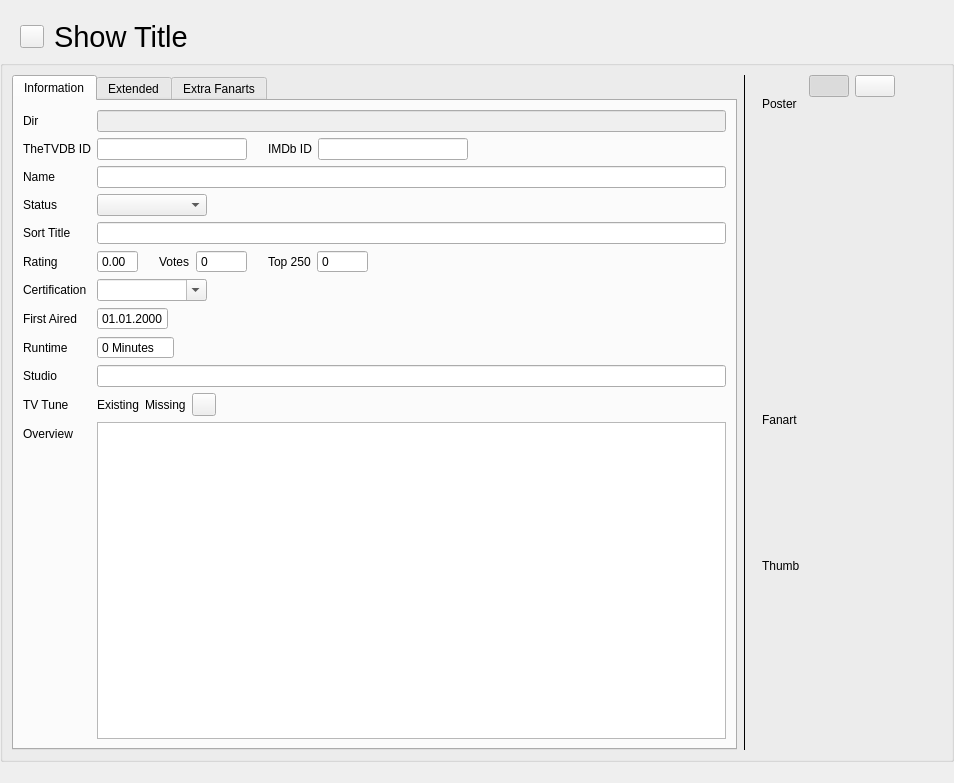
<?xml version="1.0" encoding="UTF-8"?>
<ui version="4.0">
 <class>TvShowWidgetTvShow</class>
 <widget class="QWidget" name="TvShowWidgetTvShow">
  <property name="geometry">
   <rect>
    <x>0</x>
    <y>0</y>
    <width>954</width>
    <height>783</height>
   </rect>
  </property>
  <layout class="QVBoxLayout" name="verticalLayout" stretch="0,1">
   <property name="leftMargin">
    <number>0</number>
   </property>
   <property name="topMargin">
    <number>20</number>
   </property>
   <property name="rightMargin">
    <number>0</number>
   </property>
   <property name="bottomMargin">
    <number>21</number>
   </property>
   <item>
    <layout class="QHBoxLayout" name="horizontalLayout_9">
     <item>
      <spacer name="horizontalSpacer">
       <property name="orientation">
        <enum>Qt::Horizontal</enum>
       </property>
       <property name="sizeType">
        <enum>QSizePolicy::Fixed</enum>
       </property>
       <property name="sizeHint" stdset="0">
        <size>
         <width>20</width>
         <height>20</height>
        </size>
       </property>
      </spacer>
     </item>
     <item>
      <widget class="QToolButton" name="buttonRevert">
       <property name="cursor">
        <cursorShape>PointingHandCursor</cursorShape>
       </property>
       <property name="toolTip">
        <string>TV Show has changed. Click to revert changes.</string>
       </property>
       <property name="text">
        <string/>
       </property>
       <property name="icon">
        <iconset resource="../../../data/MediaElch.qrc">
         <normaloff>:/img/arrow_circle_left.png</normaloff>:/img/arrow_circle_left.png</iconset>
       </property>
      </widget>
     </item>
     <item>
      <widget class="QLabel" name="showTitle">
       <property name="font">
        <font>
         <family>Helvetica Neue</family>
         <pointsize>22</pointsize>
        </font>
       </property>
       <property name="text">
        <string>Show Title</string>
       </property>
       <property name="indent">
        <number>4</number>
       </property>
      </widget>
     </item>
    </layout>
   </item>
   <item>
    <widget class="QGroupBox" name="groupBox_3">
     <property name="title">
      <string/>
     </property>
     <layout class="QHBoxLayout" name="horizontalLayout_2" stretch="1,0,0">
      <item>
       <widget class="QTabWidget" name="tabWidget">
        <property name="focusPolicy">
         <enum>Qt::NoFocus</enum>
        </property>
        <property name="currentIndex">
         <number>0</number>
        </property>
        <widget class="QWidget" name="tab1">
         <attribute name="title">
          <string>Information</string>
         </attribute>
         <layout class="QVBoxLayout" name="verticalLayout_2">
          <item>
           <layout class="QFormLayout" name="formLayout">
            <property name="fieldGrowthPolicy">
             <enum>QFormLayout::ExpandingFieldsGrow</enum>
            </property>
            <property name="rowWrapPolicy">
             <enum>QFormLayout::WrapLongRows</enum>
            </property>
            <item row="0" column="0">
             <widget class="QLabel" name="label">
              <property name="text">
               <string>Dir</string>
              </property>
             </widget>
            </item>
            <item row="0" column="1">
             <widget class="QLineEdit" name="dir">
              <property name="enabled">
               <bool>false</bool>
              </property>
             </widget>
            </item>
            <item row="2" column="0">
             <widget class="QLabel" name="label_2">
              <property name="text">
               <string>Name</string>
              </property>
             </widget>
            </item>
            <item row="2" column="1">
             <widget class="QLineEdit" name="name"/>
            </item>
            <item row="4" column="0">
             <widget class="QLabel" name="label_7">
              <property name="text">
               <string>Sort Title</string>
              </property>
             </widget>
            </item>
            <item row="4" column="1">
             <widget class="QLineEdit" name="sortTitle"/>
            </item>
            <item row="5" column="0">
             <widget class="QLabel" name="label_4">
              <property name="text">
               <string>Rating</string>
              </property>
             </widget>
            </item>
            <item row="5" column="1">
             <layout class="QHBoxLayout" name="horizontalLayout_4">
              <item>
               <widget class="QDoubleSpinBox" name="rating">
                <property name="buttonSymbols">
                 <enum>QAbstractSpinBox::NoButtons</enum>
                </property>
               </widget>
              </item>
              <item>
               <spacer name="horizontalSpacer_5">
                <property name="orientation">
                 <enum>Qt::Horizontal</enum>
                </property>
                <property name="sizeType">
                 <enum>QSizePolicy::Fixed</enum>
                </property>
                <property name="sizeHint" stdset="0">
                 <size>
                  <width>15</width>
                  <height>20</height>
                 </size>
                </property>
               </spacer>
              </item>
              <item>
               <widget class="QLabel" name="label_12">
                <property name="text">
                 <string>Votes</string>
                </property>
               </widget>
              </item>
              <item>
               <widget class="MySpinBox" name="votes">
                <property name="buttonSymbols">
                 <enum>QAbstractSpinBox::NoButtons</enum>
                </property>
                <property name="maximum">
                 <number>9999999</number>
                </property>
               </widget>
              </item>
              <item>
               <spacer name="horizontalSpacer_2">
                <property name="orientation">
                 <enum>Qt::Horizontal</enum>
                </property>
                <property name="sizeType">
                 <enum>QSizePolicy::Fixed</enum>
                </property>
                <property name="sizeHint" stdset="0">
                 <size>
                  <width>15</width>
                  <height>20</height>
                 </size>
                </property>
               </spacer>
              </item>
              <item>
               <widget class="QLabel" name="label_11">
                <property name="text">
                 <string>Top 250</string>
                </property>
               </widget>
              </item>
              <item>
               <widget class="MySpinBox" name="top250">
                <property name="buttonSymbols">
                 <enum>QAbstractSpinBox::NoButtons</enum>
                </property>
                <property name="maximum">
                 <number>9999999</number>
                </property>
               </widget>
              </item>
             </layout>
            </item>
            <item row="6" column="0">
             <widget class="QLabel" name="label_8">
              <property name="text">
               <string>Certification</string>
              </property>
             </widget>
            </item>
            <item row="6" column="1">
             <widget class="QComboBox" name="certification">
              <property name="editable">
               <bool>true</bool>
              </property>
              <property name="sizeAdjustPolicy">
               <enum>QComboBox::AdjustToMinimumContentsLength</enum>
              </property>
              <property name="minimumContentsLength">
               <number>10</number>
              </property>
             </widget>
            </item>
            <item row="7" column="0">
             <widget class="QLabel" name="label_5">
              <property name="text">
               <string>First Aired</string>
              </property>
             </widget>
            </item>
            <item row="7" column="1">
             <widget class="QDateEdit" name="firstAired">
              <property name="buttonSymbols">
               <enum>QAbstractSpinBox::NoButtons</enum>
              </property>
              <property name="displayFormat">
               <string>dd.MM.yyyy</string>
              </property>
             </widget>
            </item>
            <item row="8" column="0">
             <widget class="QLabel" name="label_6">
              <property name="text">
               <string>Runtime</string>
              </property>
             </widget>
            </item>
            <item row="8" column="1">
             <widget class="QSpinBox" name="runtime">
              <property name="buttonSymbols">
               <enum>QAbstractSpinBox::NoButtons</enum>
              </property>
              <property name="suffix">
               <string> Minutes</string>
              </property>
              <property name="maximum">
               <number>999</number>
              </property>
             </widget>
            </item>
            <item row="9" column="0">
             <widget class="QLabel" name="label_9">
              <property name="text">
               <string>Studio</string>
              </property>
             </widget>
            </item>
            <item row="9" column="1">
             <widget class="QLineEdit" name="studio"/>
            </item>
            <item row="10" column="0">
             <widget class="QLabel" name="label_10">
              <property name="text">
               <string>TV Tune</string>
              </property>
             </widget>
            </item>
            <item row="10" column="1">
             <layout class="QHBoxLayout" name="horizontalLayout">
              <item>
               <widget class="Badge" name="badgeTuneExisting">
                <property name="text">
                 <string>Existing</string>
                </property>
               </widget>
              </item>
              <item>
               <widget class="Badge" name="badgeTuneMissing">
                <property name="text">
                 <string>Missing</string>
                </property>
               </widget>
              </item>
              <item>
               <widget class="QToolButton" name="btnDownloadTune">
                <property name="minimumSize">
                 <size>
                  <width>22</width>
                  <height>22</height>
                 </size>
                </property>
                <property name="cursor">
                 <cursorShape>PointingHandCursor</cursorShape>
                </property>
                <property name="toolTip">
                 <string>Download Theme</string>
                </property>
                <property name="text">
                 <string/>
                </property>
               </widget>
              </item>
             </layout>
            </item>
            <item row="11" column="0">
             <widget class="QLabel" name="label_15">
              <property name="text">
               <string>Overview</string>
              </property>
             </widget>
            </item>
            <item row="11" column="1">
             <widget class="QTextEdit" name="overview"/>
            </item>
            <item row="1" column="0">
             <widget class="QLabel" name="label_13">
              <property name="text">
               <string>TheTVDB ID</string>
              </property>
             </widget>
            </item>
            <item row="3" column="1">
             <widget class="QComboBox" name="comboStatus">
              <property name="sizeAdjustPolicy">
               <enum>QComboBox::AdjustToMinimumContentsLength</enum>
              </property>
              <property name="minimumContentsLength">
               <number>10</number>
              </property>
              <item>
               <property name="text">
                <string notr="true"/>
               </property>
              </item>
              <item>
               <property name="text">
                <string>Continuing</string>
               </property>
              </item>
              <item>
               <property name="text">
                <string>Ended</string>
               </property>
              </item>
             </widget>
            </item>
            <item row="3" column="0">
             <widget class="QLabel" name="label_14">
              <property name="text">
               <string>Status</string>
              </property>
             </widget>
            </item>
            <item row="1" column="1">
             <layout class="QHBoxLayout" name="horizontalLayout_6">
              <item>
               <widget class="QLineEdit" name="tvdbId">
                <property name="maximumSize">
                 <size>
                  <width>150</width>
                  <height>16777215</height>
                 </size>
                </property>
               </widget>
              </item>
              <item>
               <spacer name="horizontalSpacer_9">
                <property name="orientation">
                 <enum>Qt::Horizontal</enum>
                </property>
                <property name="sizeType">
                 <enum>QSizePolicy::Fixed</enum>
                </property>
                <property name="sizeHint" stdset="0">
                 <size>
                  <width>15</width>
                  <height>20</height>
                 </size>
                </property>
               </spacer>
              </item>
              <item>
               <widget class="QLabel" name="label_16">
                <property name="text">
                 <string>IMDb ID</string>
                </property>
               </widget>
              </item>
              <item>
               <widget class="QLineEdit" name="imdbId">
                <property name="maximumSize">
                 <size>
                  <width>150</width>
                  <height>16777215</height>
                 </size>
                </property>
               </widget>
              </item>
              <item>
               <spacer name="horizontalSpacer_6">
                <property name="orientation">
                 <enum>Qt::Horizontal</enum>
                </property>
                <property name="sizeHint" stdset="0">
                 <size>
                  <width>40</width>
                  <height>20</height>
                 </size>
                </property>
               </spacer>
              </item>
             </layout>
            </item>
           </layout>
          </item>
         </layout>
        </widget>
        <widget class="QWidget" name="tab">
         <attribute name="title">
          <string>Extended</string>
         </attribute>
         <layout class="QVBoxLayout" name="verticalLayout_8" stretch="0,1,1,0">
          <item>
           <layout class="QFormLayout" name="formLayout_2">
            <property name="fieldGrowthPolicy">
             <enum>QFormLayout::ExpandingFieldsGrow</enum>
            </property>
            <item row="0" column="0">
             <widget class="QLabel" name="label_3">
              <property name="text">
               <string>Actors</string>
              </property>
             </widget>
            </item>
            <item row="0" column="1">
             <layout class="QHBoxLayout" name="horizontalLayout_3" stretch="1,0">
              <item>
               <widget class="QTableWidget" name="actors">
                <property name="editTriggers">
                 <set>QAbstractItemView::DoubleClicked</set>
                </property>
                <property name="selectionMode">
                 <enum>QAbstractItemView::SingleSelection</enum>
                </property>
                <property name="selectionBehavior">
                 <enum>QAbstractItemView::SelectRows</enum>
                </property>
                <property name="showGrid">
                 <bool>false</bool>
                </property>
                <attribute name="verticalHeaderVisible">
                 <bool>false</bool>
                </attribute>
                <column>
                 <property name="text">
                  <string>Actor</string>
                 </property>
                </column>
                <column>
                 <property name="text">
                  <string>Role</string>
                 </property>
                </column>
               </widget>
              </item>
              <item>
               <layout class="QVBoxLayout" name="verticalLayout_9">
                <property name="spacing">
                 <number>0</number>
                </property>
                <item>
                 <layout class="QHBoxLayout" name="horizontalLayout_8">
                  <item>
                   <widget class="QPushButton" name="buttonRemoveActor">
                    <property name="toolTip">
                     <string>Remove Actor</string>
                    </property>
                    <property name="text">
                     <string/>
                    </property>
                    <property name="icon">
                     <iconset resource="../../../data/MediaElch.qrc">
                      <normaloff>:/img/minus_white.png</normaloff>:/img/minus_white.png</iconset>
                    </property>
                    <property name="dropShadow" stdset="0">
                     <bool>true</bool>
                    </property>
                   </widget>
                  </item>
                  <item>
                   <spacer name="horizontalSpacer_3">
                    <property name="orientation">
                     <enum>Qt::Horizontal</enum>
                    </property>
                    <property name="sizeHint" stdset="0">
                     <size>
                      <width>40</width>
                      <height>20</height>
                     </size>
                    </property>
                   </spacer>
                  </item>
                  <item>
                   <widget class="QPushButton" name="buttonAddActor">
                    <property name="toolTip">
                     <string>Add Actor</string>
                    </property>
                    <property name="text">
                     <string/>
                    </property>
                    <property name="icon">
                     <iconset resource="../../../data/MediaElch.qrc">
                      <normaloff>:/img/plus_white.png</normaloff>:/img/plus_white.png</iconset>
                    </property>
                    <property name="dropShadow" stdset="0">
                     <bool>true</bool>
                    </property>
                   </widget>
                  </item>
                 </layout>
                </item>
                <item>
                 <spacer name="verticalSpacer">
                  <property name="orientation">
                   <enum>Qt::Vertical</enum>
                  </property>
                  <property name="sizeType">
                   <enum>QSizePolicy::Fixed</enum>
                  </property>
                  <property name="sizeHint" stdset="0">
                   <size>
                    <width>20</width>
                    <height>5</height>
                   </size>
                  </property>
                 </spacer>
                </item>
                <item>
                 <widget class="MyLabel" name="actor">
                  <property name="minimumSize">
                   <size>
                    <width>120</width>
                    <height>180</height>
                   </size>
                  </property>
                  <property name="maximumSize">
                   <size>
                    <width>120</width>
                    <height>180</height>
                   </size>
                  </property>
                  <property name="cursor">
                   <cursorShape>PointingHandCursor</cursorShape>
                  </property>
                  <property name="toolTip">
                   <string>Click to change</string>
                  </property>
                  <property name="text">
                   <string/>
                  </property>
                  <property name="pixmap">
                   <pixmap resource="../../../data/MediaElch.qrc">:/img/man.png</pixmap>
                  </property>
                  <property name="alignment">
                   <set>Qt::AlignCenter</set>
                  </property>
                  <property name="dropShadow" stdset="0">
                   <bool>true</bool>
                  </property>
                 </widget>
                </item>
                <item>
                 <widget class="MyLabel" name="actorResolution">
                  <property name="text">
                   <string>Resolution</string>
                  </property>
                  <property name="alignment">
                   <set>Qt::AlignRight|Qt::AlignTrailing|Qt::AlignVCenter</set>
                  </property>
                 </widget>
                </item>
                <item>
                 <spacer name="verticalSpacer_5">
                  <property name="orientation">
                   <enum>Qt::Vertical</enum>
                  </property>
                  <property name="sizeHint" stdset="0">
                   <size>
                    <width>20</width>
                    <height>40</height>
                   </size>
                  </property>
                 </spacer>
                </item>
               </layout>
              </item>
             </layout>
            </item>
           </layout>
          </item>
          <item>
           <widget class="TagCloud" name="genreCloud" native="true"/>
          </item>
          <item>
           <widget class="TagCloud" name="tagCloud" native="true"/>
          </item>
          <item>
           <spacer name="verticalSpacer_2">
            <property name="orientation">
             <enum>Qt::Vertical</enum>
            </property>
            <property name="sizeHint" stdset="0">
             <size>
              <width>20</width>
              <height>40</height>
             </size>
            </property>
           </spacer>
          </item>
         </layout>
        </widget>
        <widget class="QWidget" name="tab_2">
         <attribute name="title">
          <string>Extra Fanarts</string>
         </attribute>
         <layout class="QVBoxLayout" name="verticalLayout_3" stretch="1,0">
          <property name="leftMargin">
           <number>12</number>
          </property>
          <property name="rightMargin">
           <number>12</number>
          </property>
          <item>
           <widget class="ImageGallery" name="fanarts" native="true"/>
          </item>
          <item>
           <layout class="QHBoxLayout" name="horizontalLayout_12" stretch="1,0,0">
            <item>
             <widget class="QLabel" name="label_17">
              <property name="font">
               <font>
                <italic>true</italic>
               </font>
              </property>
              <property name="text">
               <string>Hint: Closed images will be deleted on save.</string>
              </property>
              <property name="wordWrap">
               <bool>true</bool>
              </property>
             </widget>
            </item>
            <item>
             <spacer name="horizontalSpacer_4">
              <property name="orientation">
               <enum>Qt::Horizontal</enum>
              </property>
              <property name="sizeHint" stdset="0">
               <size>
                <width>40</width>
                <height>20</height>
               </size>
              </property>
             </spacer>
            </item>
            <item>
             <widget class="QPushButton" name="btnAddExtraFanart">
              <property name="text">
               <string>Add Images</string>
              </property>
              <property name="dropShadow" stdset="0">
               <bool>true</bool>
              </property>
             </widget>
            </item>
           </layout>
          </item>
         </layout>
        </widget>
       </widget>
      </item>
      <item>
       <widget class="Line" name="line">
        <property name="frameShadow">
         <enum>QFrame::Plain</enum>
        </property>
        <property name="lineWidth">
         <number>1</number>
        </property>
        <property name="midLineWidth">
         <number>0</number>
        </property>
        <property name="orientation">
         <enum>Qt::Vertical</enum>
        </property>
       </widget>
      </item>
      <item>
       <layout class="QVBoxLayout" name="verticalLayout_6" stretch="0,1">
        <property name="spacing">
         <number>0</number>
        </property>
        <property name="leftMargin">
         <number>10</number>
        </property>
        <property name="topMargin">
         <number>0</number>
        </property>
        <item>
         <widget class="QWidget" name="artStackedWidgetButtons" native="true">
          <layout class="QHBoxLayout" name="horizontalLayout_11">
           <property name="leftMargin">
            <number>0</number>
           </property>
           <property name="topMargin">
            <number>0</number>
           </property>
           <property name="rightMargin">
            <number>0</number>
           </property>
           <property name="bottomMargin">
            <number>0</number>
           </property>
           <item>
            <spacer name="horizontalSpacer_7">
             <property name="orientation">
              <enum>Qt::Horizontal</enum>
             </property>
             <property name="sizeHint" stdset="0">
              <size>
               <width>40</width>
               <height>1</height>
              </size>
             </property>
            </spacer>
           </item>
           <item>
            <widget class="QPushButton" name="buttonArtPageOne">
             <property name="cursor">
              <cursorShape>PointingHandCursor</cursorShape>
             </property>
             <property name="text">
              <string/>
             </property>
             <property name="checkable">
              <bool>true</bool>
             </property>
             <property name="checked">
              <bool>true</bool>
             </property>
            </widget>
           </item>
           <item>
            <widget class="QPushButton" name="buttonArtPageTwo">
             <property name="cursor">
              <cursorShape>PointingHandCursor</cursorShape>
             </property>
             <property name="text">
              <string/>
             </property>
             <property name="checkable">
              <bool>true</bool>
             </property>
            </widget>
           </item>
           <item>
            <spacer name="horizontalSpacer_8">
             <property name="orientation">
              <enum>Qt::Horizontal</enum>
             </property>
             <property name="sizeHint" stdset="0">
              <size>
               <width>40</width>
               <height>1</height>
              </size>
             </property>
            </spacer>
           </item>
          </layout>
         </widget>
        </item>
        <item>
         <widget class="SlidingStackedWidget" name="artStackedWidget">
          <property name="minimumSize">
           <size>
            <width>180</width>
            <height>0</height>
           </size>
          </property>
          <property name="maximumSize">
           <size>
            <width>180</width>
            <height>16777215</height>
           </size>
          </property>
          <property name="currentIndex">
           <number>0</number>
          </property>
          <widget class="QWidget" name="page">
           <layout class="QVBoxLayout" name="verticalLayout_5">
            <property name="leftMargin">
             <number>0</number>
            </property>
            <property name="topMargin">
             <number>0</number>
            </property>
            <property name="rightMargin">
             <number>0</number>
            </property>
            <property name="bottomMargin">
             <number>0</number>
            </property>
            <item>
             <widget class="QLabel" name="labelPoster">
              <property name="text">
               <string>Poster</string>
              </property>
             </widget>
            </item>
            <item>
             <widget class="ClosableImage" name="poster">
              <property name="minimumSize">
               <size>
                <width>180</width>
                <height>290</height>
               </size>
              </property>
              <property name="maximumSize">
               <size>
                <width>180</width>
                <height>290</height>
               </size>
              </property>
              <property name="cursor">
               <cursorShape>PointingHandCursor</cursorShape>
              </property>
              <property name="toolTip">
               <string>Click to Change</string>
              </property>
              <property name="text">
               <string/>
              </property>
              <property name="pixmap">
               <pixmap resource="../../../data/MediaElch.qrc">:/img/placeholders/poster.png</pixmap>
              </property>
              <property name="alignment">
               <set>Qt::AlignCenter</set>
              </property>
              <property name="clickable" stdset="0">
               <bool>true</bool>
              </property>
              <property name="myFixedHeight" stdset="0">
               <number>290</number>
              </property>
              <property name="dropShadow" stdset="0">
               <bool>true</bool>
              </property>
             </widget>
            </item>
            <item>
             <widget class="QLabel" name="labelFanart">
              <property name="text">
               <string>Fanart</string>
              </property>
             </widget>
            </item>
            <item>
             <widget class="ClosableImage" name="backdrop">
              <property name="minimumSize">
               <size>
                <width>180</width>
                <height>120</height>
               </size>
              </property>
              <property name="maximumSize">
               <size>
                <width>180</width>
                <height>120</height>
               </size>
              </property>
              <property name="cursor">
               <cursorShape>PointingHandCursor</cursorShape>
              </property>
              <property name="toolTip">
               <string>Click to Change</string>
              </property>
              <property name="text">
               <string/>
              </property>
              <property name="pixmap">
               <pixmap resource="../../../data/MediaElch.qrc">:/img/placeholders/fanart.png</pixmap>
              </property>
              <property name="alignment">
               <set>Qt::AlignCenter</set>
              </property>
              <property name="clickable" stdset="0">
               <bool>true</bool>
              </property>
              <property name="myFixedHeight" stdset="0">
               <number>120</number>
              </property>
              <property name="dropShadow" stdset="0">
               <bool>true</bool>
              </property>
             </widget>
            </item>
            <item>
             <widget class="QLabel" name="labelThumb">
              <property name="text">
               <string>Thumb</string>
              </property>
             </widget>
            </item>
            <item>
             <widget class="ClosableImage" name="thumb">
              <property name="minimumSize">
               <size>
                <width>180</width>
                <height>102</height>
               </size>
              </property>
              <property name="maximumSize">
               <size>
                <width>180</width>
                <height>102</height>
               </size>
              </property>
              <property name="cursor">
               <cursorShape>PointingHandCursor</cursorShape>
              </property>
              <property name="toolTip">
               <string>Click to Change</string>
              </property>
              <property name="text">
               <string/>
              </property>
              <property name="pixmap">
               <pixmap resource="../../../data/MediaElch.qrc">:/img/placeholders/thumb.png</pixmap>
              </property>
              <property name="alignment">
               <set>Qt::AlignCenter</set>
              </property>
              <property name="clickable" stdset="0">
               <bool>true</bool>
              </property>
              <property name="myFixedHeight" stdset="0">
               <number>102</number>
              </property>
              <property name="dropShadow" stdset="0">
               <bool>true</bool>
              </property>
             </widget>
            </item>
            <item>
             <spacer name="verticalSpacer_4">
              <property name="orientation">
               <enum>Qt::Vertical</enum>
              </property>
              <property name="sizeHint" stdset="0">
               <size>
                <width>20</width>
                <height>40</height>
               </size>
              </property>
             </spacer>
            </item>
           </layout>
          </widget>
          <widget class="QWidget" name="page_2">
           <layout class="QVBoxLayout" name="verticalLayout_7">
            <property name="leftMargin">
             <number>0</number>
            </property>
            <property name="topMargin">
             <number>0</number>
            </property>
            <property name="rightMargin">
             <number>0</number>
            </property>
            <property name="bottomMargin">
             <number>0</number>
            </property>
            <item>
             <widget class="QLabel" name="labelLogo">
              <property name="text">
               <string>Logo</string>
              </property>
             </widget>
            </item>
            <item>
             <widget class="ClosableImage" name="logo">
              <property name="minimumSize">
               <size>
                <width>180</width>
                <height>110</height>
               </size>
              </property>
              <property name="maximumSize">
               <size>
                <width>180</width>
                <height>110</height>
               </size>
              </property>
              <property name="cursor">
               <cursorShape>PointingHandCursor</cursorShape>
              </property>
              <property name="toolTip">
               <string>Click to Change</string>
              </property>
              <property name="text">
               <string/>
              </property>
              <property name="pixmap">
               <pixmap resource="../../../data/MediaElch.qrc">:/img/placeholders/logo.png</pixmap>
              </property>
              <property name="alignment">
               <set>Qt::AlignCenter</set>
              </property>
              <property name="clickable" stdset="0">
               <bool>true</bool>
              </property>
              <property name="myFixedHeight" stdset="0">
               <number>110</number>
              </property>
              <property name="dropShadow" stdset="0">
               <bool>true</bool>
              </property>
             </widget>
            </item>
            <item>
             <widget class="QLabel" name="labelClearArt">
              <property name="text">
               <string>Clear Art</string>
              </property>
             </widget>
            </item>
            <item>
             <widget class="ClosableImage" name="clearArt">
              <property name="minimumSize">
               <size>
                <width>180</width>
                <height>155</height>
               </size>
              </property>
              <property name="maximumSize">
               <size>
                <width>180</width>
                <height>155</height>
               </size>
              </property>
              <property name="cursor">
               <cursorShape>PointingHandCursor</cursorShape>
              </property>
              <property name="toolTip">
               <string>Click to Change</string>
              </property>
              <property name="text">
               <string/>
              </property>
              <property name="pixmap">
               <pixmap resource="../../../data/MediaElch.qrc">:/img/placeholders/clear_art.png</pixmap>
              </property>
              <property name="alignment">
               <set>Qt::AlignCenter</set>
              </property>
              <property name="clickable" stdset="0">
               <bool>true</bool>
              </property>
              <property name="myFixedHeight" stdset="0">
               <number>155</number>
              </property>
              <property name="dropShadow" stdset="0">
               <bool>true</bool>
              </property>
             </widget>
            </item>
            <item>
             <widget class="QLabel" name="labelCharacterArt">
              <property name="text">
               <string>Character Art</string>
              </property>
             </widget>
            </item>
            <item>
             <widget class="ClosableImage" name="characterArt">
              <property name="minimumSize">
               <size>
                <width>180</width>
                <height>200</height>
               </size>
              </property>
              <property name="maximumSize">
               <size>
                <width>180</width>
                <height>200</height>
               </size>
              </property>
              <property name="cursor">
               <cursorShape>PointingHandCursor</cursorShape>
              </property>
              <property name="toolTip">
               <string>Click to Change</string>
              </property>
              <property name="text">
               <string/>
              </property>
              <property name="pixmap">
               <pixmap resource="../../../data/MediaElch.qrc">:/img/placeholders/character_art.png</pixmap>
              </property>
              <property name="alignment">
               <set>Qt::AlignCenter</set>
              </property>
              <property name="clickable" stdset="0">
               <bool>true</bool>
              </property>
              <property name="myFixedHeight" stdset="0">
               <number>200</number>
              </property>
              <property name="dropShadow" stdset="0">
               <bool>true</bool>
              </property>
             </widget>
            </item>
            <item>
             <widget class="QLabel" name="labelBanner">
              <property name="text">
               <string>Banner</string>
              </property>
             </widget>
            </item>
            <item>
             <widget class="ClosableImage" name="banner">
              <property name="minimumSize">
               <size>
                <width>180</width>
                <height>53</height>
               </size>
              </property>
              <property name="maximumSize">
               <size>
                <width>200</width>
                <height>53</height>
               </size>
              </property>
              <property name="cursor">
               <cursorShape>PointingHandCursor</cursorShape>
              </property>
              <property name="toolTip">
               <string>Click to change</string>
              </property>
              <property name="text">
               <string/>
              </property>
              <property name="pixmap">
               <pixmap resource="../../../data/MediaElch.qrc">:/img/placeholders/banner.png</pixmap>
              </property>
              <property name="alignment">
               <set>Qt::AlignCenter</set>
              </property>
              <property name="clickable" stdset="0">
               <bool>true</bool>
              </property>
              <property name="myFixedHeight" stdset="0">
               <number>53</number>
              </property>
              <property name="dropShadow" stdset="0">
               <bool>true</bool>
              </property>
             </widget>
            </item>
            <item>
             <spacer name="verticalSpacer_3">
              <property name="orientation">
               <enum>Qt::Vertical</enum>
              </property>
              <property name="sizeHint" stdset="0">
               <size>
                <width>20</width>
                <height>40</height>
               </size>
              </property>
             </spacer>
            </item>
           </layout>
          </widget>
         </widget>
        </item>
       </layout>
      </item>
     </layout>
    </widget>
   </item>
  </layout>
 </widget>
 <customwidgets>
  <customwidget>
   <class>ImageGallery</class>
   <extends>QWidget</extends>
   <header>ui/small_widgets/ImageGallery.h</header>
   <container>1</container>
  </customwidget>
  <customwidget>
   <class>TagCloud</class>
   <extends>QWidget</extends>
   <header>ui/small_widgets/TagCloud.h</header>
   <container>1</container>
  </customwidget>
  <customwidget>
   <class>ClosableImage</class>
   <extends>QLabel</extends>
   <header>ui/small_widgets/ClosableImage.h</header>
  </customwidget>
  <customwidget>
   <class>SlidingStackedWidget</class>
   <extends>QStackedWidget</extends>
   <header>ui/small_widgets/SlidingStackedWidget.h</header>
   <container>1</container>
  </customwidget>
  <customwidget>
   <class>Badge</class>
   <extends>QLabel</extends>
   <header>ui/small_widgets/Badge.h</header>
  </customwidget>
  <customwidget>
   <class>MyLabel</class>
   <extends>QLabel</extends>
   <header>ui/small_widgets/MyLabel.h</header>
  </customwidget>
  <customwidget>
   <class>MySpinBox</class>
   <extends>QSpinBox</extends>
   <header>ui/small_widgets/MySpinBox.h</header>
  </customwidget>
 </customwidgets>
 <resources>
  <include location="../../../data/MediaElch.qrc"/>
 </resources>
 <connections>
  <connection>
   <sender>buttonArtPageOne</sender>
   <signal>clicked()</signal>
   <receiver>TvShowWidgetTvShow</receiver>
   <slot>onArtPageOne()</slot>
   <hints>
    <hint type="sourcelabel">
     <x>809</x>
     <y>69</y>
    </hint>
    <hint type="destinationlabel">
     <x>476</x>
     <y>380</y>
    </hint>
   </hints>
  </connection>
  <connection>
   <sender>buttonArtPageTwo</sender>
   <signal>clicked()</signal>
   <receiver>TvShowWidgetTvShow</receiver>
   <slot>onArtPageTwo()</slot>
   <hints>
    <hint type="sourcelabel">
     <x>828</x>
     <y>69</y>
    </hint>
    <hint type="destinationlabel">
     <x>476</x>
     <y>380</y>
    </hint>
   </hints>
  </connection>
 </connections>
 <slots>
  <slot>onArtPageOne()</slot>
  <slot>onArtPageTwo()</slot>
 </slots>
</ui>
